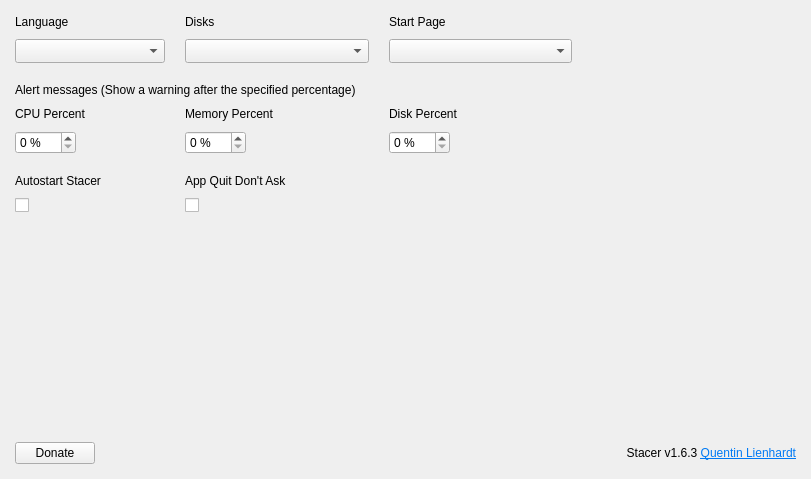
<?xml version="1.0" encoding="UTF-8"?>
<ui version="4.0">
 <class>SettingsPage</class>
 <widget class="QWidget" name="SettingsPage">
  <property name="geometry">
   <rect>
    <x>0</x>
    <y>0</y>
    <width>811</width>
    <height>479</height>
   </rect>
  </property>
  <property name="sizePolicy">
   <sizepolicy hsizetype="Expanding" vsizetype="Expanding">
    <horstretch>0</horstretch>
    <verstretch>0</verstretch>
   </sizepolicy>
  </property>
  <property name="windowTitle">
   <string>Settings</string>
  </property>
  <property name="styleSheet">
   <string notr="true"/>
  </property>
  <layout class="QGridLayout" name="gridLayout">
   <property name="leftMargin">
    <number>15</number>
   </property>
   <property name="topMargin">
    <number>15</number>
   </property>
   <property name="rightMargin">
    <number>15</number>
   </property>
   <property name="bottomMargin">
    <number>15</number>
   </property>
   <property name="horizontalSpacing">
    <number>20</number>
   </property>
   <property name="verticalSpacing">
    <number>10</number>
   </property>
   <item row="1" column="0" alignment="Qt::AlignLeft">
    <widget class="QComboBox" name="cmbLanguages">
     <property name="sizePolicy">
      <sizepolicy hsizetype="Expanding" vsizetype="Fixed">
       <horstretch>0</horstretch>
       <verstretch>0</verstretch>
      </sizepolicy>
     </property>
     <property name="minimumSize">
      <size>
       <width>150</width>
       <height>0</height>
      </size>
     </property>
     <property name="maximumSize">
      <size>
       <width>200</width>
       <height>16777215</height>
      </size>
     </property>
     <property name="cursor">
      <cursorShape>PointingHandCursor</cursorShape>
     </property>
     <property name="focusPolicy">
      <enum>Qt::NoFocus</enum>
     </property>
     <property name="sizeAdjustPolicy">
      <enum>QComboBox::AdjustToMinimumContentsLengthWithIcon</enum>
     </property>
    </widget>
   </item>
   <item row="8" column="0" alignment="Qt::AlignLeft">
    <widget class="QCheckBox" name="checkAutostart">
     <property name="cursor">
      <cursorShape>PointingHandCursor</cursorShape>
     </property>
     <property name="focusPolicy">
      <enum>Qt::NoFocus</enum>
     </property>
     <property name="text">
      <string/>
     </property>
    </widget>
   </item>
   <item row="4" column="1" alignment="Qt::AlignLeft">
    <widget class="QLabel" name="lblMemoryPercent">
     <property name="sizePolicy">
      <sizepolicy hsizetype="Expanding" vsizetype="Preferred">
       <horstretch>0</horstretch>
       <verstretch>0</verstretch>
      </sizepolicy>
     </property>
     <property name="text">
      <string>Memory Percent</string>
     </property>
    </widget>
   </item>
   <item row="5" column="1" alignment="Qt::AlignLeft">
    <widget class="QSpinBox" name="spinMemoryPercent">
     <property name="focusPolicy">
      <enum>Qt::ClickFocus</enum>
     </property>
     <property name="keyboardTracking">
      <bool>false</bool>
     </property>
     <property name="suffix">
      <string notr="true"> %</string>
     </property>
     <property name="minimum">
      <number>0</number>
     </property>
     <property name="maximum">
      <number>100</number>
     </property>
    </widget>
   </item>
   <item row="4" column="2" alignment="Qt::AlignLeft">
    <widget class="QLabel" name="lblDiskPercent">
     <property name="sizePolicy">
      <sizepolicy hsizetype="Expanding" vsizetype="Preferred">
       <horstretch>0</horstretch>
       <verstretch>0</verstretch>
      </sizepolicy>
     </property>
     <property name="text">
      <string>Disk Percent</string>
     </property>
    </widget>
   </item>
   <item row="5" column="0" alignment="Qt::AlignLeft">
    <widget class="QSpinBox" name="spinCpuPercent">
     <property name="focusPolicy">
      <enum>Qt::ClickFocus</enum>
     </property>
     <property name="suffix">
      <string notr="true"> %</string>
     </property>
     <property name="minimum">
      <number>0</number>
     </property>
     <property name="maximum">
      <number>100</number>
     </property>
    </widget>
   </item>
   <item row="0" column="0" alignment="Qt::AlignLeft">
    <widget class="QLabel" name="lblLanguage">
     <property name="sizePolicy">
      <sizepolicy hsizetype="Expanding" vsizetype="Preferred">
       <horstretch>0</horstretch>
       <verstretch>0</verstretch>
      </sizepolicy>
     </property>
     <property name="text">
      <string>Language</string>
     </property>
    </widget>
   </item>
   <item row="7" column="0" alignment="Qt::AlignLeft">
    <widget class="QLabel" name="lblStartOnBoot">
     <property name="sizePolicy">
      <sizepolicy hsizetype="Expanding" vsizetype="Preferred">
       <horstretch>0</horstretch>
       <verstretch>0</verstretch>
      </sizepolicy>
     </property>
     <property name="text">
      <string>Autostart Stacer</string>
     </property>
    </widget>
   </item>
   <item row="9" column="0">
    <spacer name="verticalSpacer">
     <property name="orientation">
      <enum>Qt::Vertical</enum>
     </property>
     <property name="sizeHint" stdset="0">
      <size>
       <width>10</width>
       <height>40</height>
      </size>
     </property>
    </spacer>
   </item>
   <item row="5" column="2" alignment="Qt::AlignLeft">
    <widget class="QSpinBox" name="spinDiskPercent">
     <property name="focusPolicy">
      <enum>Qt::ClickFocus</enum>
     </property>
     <property name="suffix">
      <string notr="true"> %</string>
     </property>
     <property name="minimum">
      <number>0</number>
     </property>
     <property name="maximum">
      <number>100</number>
     </property>
    </widget>
   </item>
   <item row="4" column="0" alignment="Qt::AlignLeft">
    <widget class="QLabel" name="lblCpuPercent">
     <property name="sizePolicy">
      <sizepolicy hsizetype="Expanding" vsizetype="Preferred">
       <horstretch>0</horstretch>
       <verstretch>0</verstretch>
      </sizepolicy>
     </property>
     <property name="text">
      <string>CPU Percent</string>
     </property>
    </widget>
   </item>
   <item row="3" column="0" colspan="5">
    <widget class="QLabel" name="lblAlertMessages">
     <property name="sizePolicy">
      <sizepolicy hsizetype="Expanding" vsizetype="Preferred">
       <horstretch>0</horstretch>
       <verstretch>0</verstretch>
      </sizepolicy>
     </property>
     <property name="accessibleName">
      <string notr="true">title</string>
     </property>
     <property name="text">
      <string>Alert messages (Show a warning after the specified percentage)</string>
     </property>
    </widget>
   </item>
   <item row="10" column="3" colspan="2" alignment="Qt::AlignRight">
    <widget class="QLabel" name="lblCreatedBy">
     <property name="text">
      <string notr="true">&lt;html&gt;&lt;head/&gt;&lt;body&gt;&lt;p&gt;Stacer v1.6.3 &lt;a href=&quot;https://github.com/QuentiumYT/Stacer&quot;&gt;&lt;span style=&quot; text-decoration: underline; color:#007af4;&quot;&gt;Quentin Lienhardt&lt;/span&gt;&lt;/a&gt;&lt;/p&gt;&lt;/body&gt;&lt;/html&gt;</string>
     </property>
     <property name="textFormat">
      <enum>Qt::RichText</enum>
     </property>
     <property name="alignment">
      <set>Qt::AlignRight|Qt::AlignTrailing|Qt::AlignVCenter</set>
     </property>
     <property name="openExternalLinks">
      <bool>true</bool>
     </property>
    </widget>
   </item>
   <item row="10" column="0" alignment="Qt::AlignLeft">
    <widget class="QPushButton" name="btnDonate">
     <property name="sizePolicy">
      <sizepolicy hsizetype="Expanding" vsizetype="Fixed">
       <horstretch>0</horstretch>
       <verstretch>0</verstretch>
      </sizepolicy>
     </property>
     <property name="cursor">
      <cursorShape>PointingHandCursor</cursorShape>
     </property>
     <property name="focusPolicy">
      <enum>Qt::NoFocus</enum>
     </property>
     <property name="accessibleName">
      <string notr="true">primary</string>
     </property>
     <property name="text">
      <string>Donate</string>
     </property>
     <property name="icon">
      <iconset resource="../../static.qrc">
       <normaloff>:/static/themes/common/img/donate.png</normaloff>:/static/themes/common/img/donate.png</iconset>
     </property>
     <property name="iconSize">
      <size>
       <width>18</width>
       <height>18</height>
      </size>
     </property>
    </widget>
   </item>
   <item row="0" column="4" rowspan="2">
    <spacer name="horizontalSpacer">
     <property name="orientation">
      <enum>Qt::Horizontal</enum>
     </property>
     <property name="sizeHint" stdset="0">
      <size>
       <width>0</width>
       <height>20</height>
      </size>
     </property>
    </spacer>
   </item>
   <item row="6" column="0" colspan="5">
    <spacer name="verticalSpacer_3">
     <property name="orientation">
      <enum>Qt::Vertical</enum>
     </property>
     <property name="sizeType">
      <enum>QSizePolicy::Fixed</enum>
     </property>
     <property name="sizeHint" stdset="0">
      <size>
       <width>20</width>
       <height>10</height>
      </size>
     </property>
    </spacer>
   </item>
   <item row="2" column="0" colspan="5">
    <spacer name="verticalSpacer_2">
     <property name="orientation">
      <enum>Qt::Vertical</enum>
     </property>
     <property name="sizeType">
      <enum>QSizePolicy::Fixed</enum>
     </property>
     <property name="sizeHint" stdset="0">
      <size>
       <width>20</width>
       <height>10</height>
      </size>
     </property>
    </spacer>
   </item>
   <item row="7" column="1">
    <widget class="QLabel" name="label">
     <property name="text">
      <string>App Quit Don't Ask</string>
     </property>
    </widget>
   </item>
   <item row="8" column="1">
    <widget class="QCheckBox" name="checkAppQuitDontAsk">
     <property name="cursor">
      <cursorShape>PointingHandCursor</cursorShape>
     </property>
     <property name="focusPolicy">
      <enum>Qt::NoFocus</enum>
     </property>
     <property name="accessibleName">
      <string notr="true"/>
     </property>
     <property name="text">
      <string/>
     </property>
    </widget>
   </item>
   <item row="1" column="1">
    <widget class="QComboBox" name="cmbDisks">
     <property name="sizePolicy">
      <sizepolicy hsizetype="Expanding" vsizetype="Fixed">
       <horstretch>0</horstretch>
       <verstretch>0</verstretch>
      </sizepolicy>
     </property>
     <property name="minimumSize">
      <size>
       <width>150</width>
       <height>0</height>
      </size>
     </property>
     <property name="maximumSize">
      <size>
       <width>200</width>
       <height>16777215</height>
      </size>
     </property>
     <property name="cursor">
      <cursorShape>PointingHandCursor</cursorShape>
     </property>
     <property name="focusPolicy">
      <enum>Qt::NoFocus</enum>
     </property>
     <property name="sizeAdjustPolicy">
      <enum>QComboBox::AdjustToMinimumContentsLengthWithIcon</enum>
     </property>
    </widget>
   </item>
   <item row="0" column="1">
    <widget class="QLabel" name="lblDisks">
     <property name="sizePolicy">
      <sizepolicy hsizetype="Expanding" vsizetype="Preferred">
       <horstretch>0</horstretch>
       <verstretch>0</verstretch>
      </sizepolicy>
     </property>
     <property name="text">
      <string>Disks</string>
     </property>
    </widget>
   </item>
   <item row="0" column="2">
    <widget class="QLabel" name="lblHomepage">
     <property name="sizePolicy">
      <sizepolicy hsizetype="Expanding" vsizetype="Preferred">
       <horstretch>0</horstretch>
       <verstretch>0</verstretch>
      </sizepolicy>
     </property>
     <property name="text">
      <string>Start Page</string>
     </property>
    </widget>
   </item>
   <item row="1" column="2">
    <widget class="QComboBox" name="cmbStartPage">
     <property name="sizePolicy">
      <sizepolicy hsizetype="Expanding" vsizetype="Fixed">
       <horstretch>0</horstretch>
       <verstretch>0</verstretch>
      </sizepolicy>
     </property>
     <property name="minimumSize">
      <size>
       <width>150</width>
       <height>0</height>
      </size>
     </property>
     <property name="maximumSize">
      <size>
       <width>200</width>
       <height>16777215</height>
      </size>
     </property>
     <property name="cursor">
      <cursorShape>PointingHandCursor</cursorShape>
     </property>
     <property name="focusPolicy">
      <enum>Qt::NoFocus</enum>
     </property>
     <property name="sizeAdjustPolicy">
      <enum>QComboBox::AdjustToMinimumContentsLengthWithIcon</enum>
     </property>
    </widget>
   </item>
  </layout>
 </widget>
 <tabstops>
  <tabstop>spinCpuPercent</tabstop>
  <tabstop>spinMemoryPercent</tabstop>
  <tabstop>spinDiskPercent</tabstop>
 </tabstops>
 <resources>
  <include location="../../static.qrc"/>
 </resources>
 <connections/>
</ui>
